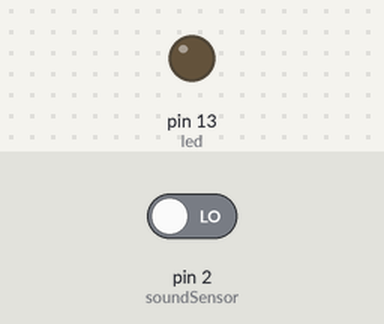
A sketch run on a simulated Arduino Uno, built with avr-gcc and run on an emulated ATmega328P. Shown: output pins drawn as LEDs (lit = HIGH). Dashed ring = blinking. The test bench sets the inputs (shaded band); at power-on: pin 2 (soundSensor) LOW.

Above: at 1.2 s.
1.3 s: pin 2 (soundSensor) driven HIGH
At 1.75 s:
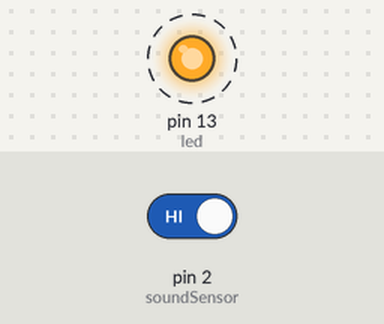
4.3 s: pin 2 (soundSensor) driven LOW
At 5.2 s:
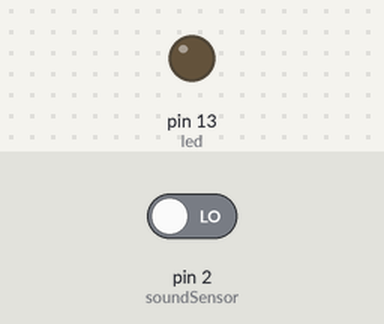
Timing chart, 0 to 7.3 s (numbered marks = the images above; inputs shaded):
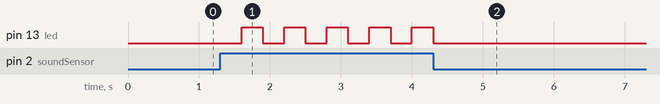

Measured:
- after the input at 1.3 s, pin 13 (led): alternates HIGH for 0.30 s and LOW for 0.30 s, starting after 0.30 s
- after the input at 4.3 s, pin 13 (led): goes on until 4.3 s, then stays LOW

The sketch:

clap.ino
```cpp
int soundSensor = 2;
int led = 13;

int clap = 0;
bool ledState = false;

void setup() {
  pinMode(soundSensor, INPUT);
  pinMode(led, OUTPUT);
}

void loop() {

  int sound = digitalRead(soundSensor);

  if(sound == HIGH){

    clap++;
    delay(300);

    if(clap == 1){
      ledState = !ledState;
      digitalWrite(led, ledState);
      clap = 0;
    }
  }

}
```
